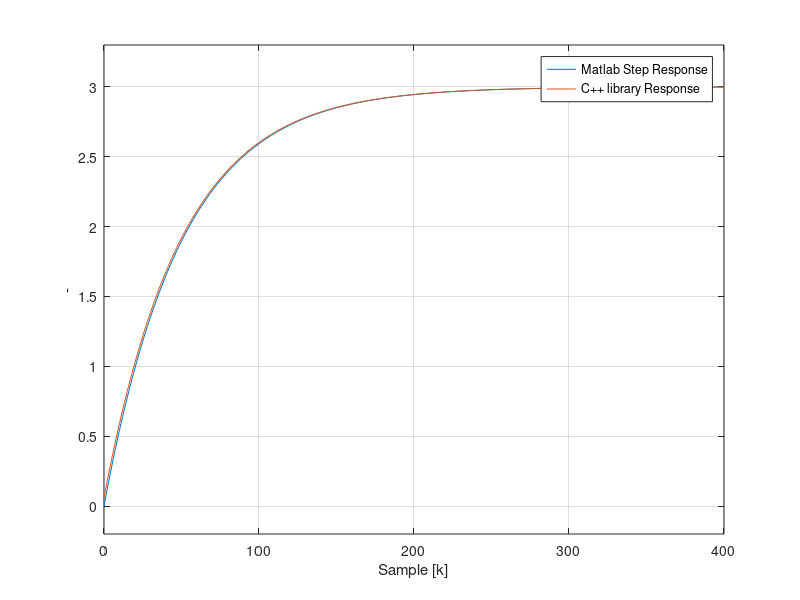
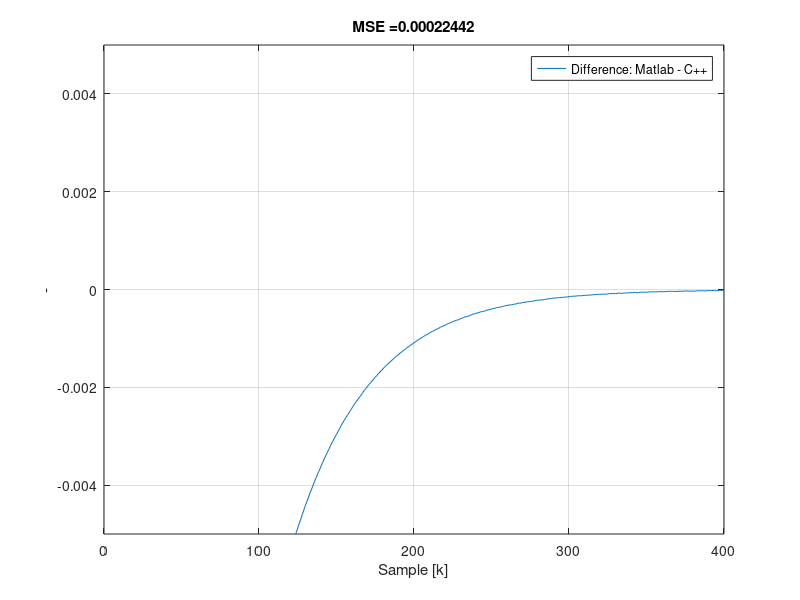

Reproduce these figures in MATLAB, in order.

c_input = ones(1, 500);
c_output = load("cpp_library_response.mat").c_output;

G = tf(0.0594, [1, -0.9802], 0.1, 'Variable', 'z^-1')
matlab_output = step(G);
c_output = c_output(1:length(matlab_output), 1);

t = 0:1:length(matlab_output)-1;

plot(t, matlab_output, 'DisplayName', 'Matlab Step Response')
hold on
plot(t, c_output, 'DisplayName', 'C++ library Response')
legend
xlabel('Sample [k]')
ylabel('-')
grid on
ylim([-0.2, 3.3])

mse = 0;
e = zeros(1, length(matlab_output));
for i=1:length(matlab_output)
    m = matlab_output(i); n = c_output(i);
    e(i) = m - n;

    mse = mse + (e(i))^2;
end

mse = mse / length(matlab_output)

figure
plot(t, e, 'DisplayName', 'Difference: Matlab - C++')
legend
xlabel('Sample [k]')
ylabel('-')
ylim([-0.005, 0.005])
grid on
title(strcat('MSE = ', num2str(mse)))

